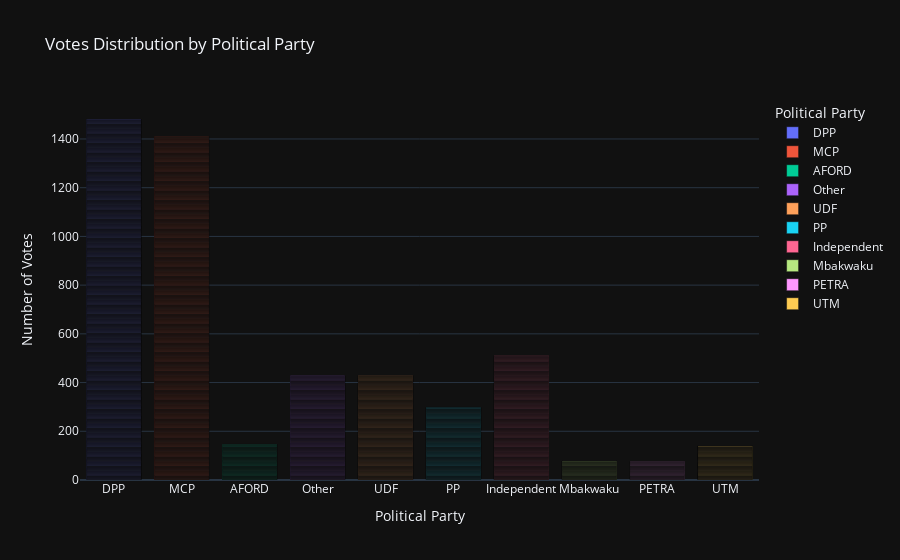

Notebook cell for this chart:
### Code cell
# 1. Barplot - Votes Count by Party
fig1 = px.bar(df, x='Voted_For', color='Voted_For',
              title='Votes Distribution by Political Party',
              labels={'Voted_For': 'Political Party', 'count': 'Number of Votes'})
fig1.update_layout(showlegend=True)
fig1.show()

### Figure 1 — Plotly figure (JSON) as saved in the notebook; plotly's stock layout.template omitted (floating-point values rounded to 4 significant figures; data arrays with more than 128 entries replaced by an {"elided": "..."} marker saying what was removed)
{"data": [{"alignmentgroup": "True", "hovertemplate": "Political Party=%{x}<br>Number of Votes=%{y}<extra></extra>", "legendgroup": "DPP", "marker": {"color": "#636efa", "pattern": {"shape": ""}}, "name": "DPP", "offsetgroup": "DPP", "orientation": "v", "showlegend": true, "textposition": "auto", "type": "bar", "x": {"elided": "1482 str values"}, "xaxis": "x", "y": {"elided": "1482 int values"}, "yaxis": "y"}, {"alignmentgroup": "True", "hovertemplate": "Political Party=%{x}<br>Number of Votes=%{y}<extra></extra>", "legendgroup": "MCP", "marker": {"color": "#EF553B", "pattern": {"shape": ""}}, "name": "MCP", "offsetgroup": "MCP", "orientation": "v", "showlegend": true, "textposition": "auto", "type": "bar", "x": {"elided": "1410 str values"}, "xaxis": "x", "y": {"elided": "1410 int values"}, "yaxis": "y"}, {"alignmentgroup": "True", "hovertemplate": "Political Party=%{x}<br>Number of Votes=%{y}<extra></extra>", "legendgroup": "AFORD", "marker": {"color": "#00cc96", "pattern": {"shape": ""}}, "name": "AFORD", "offsetgroup": "AFORD", "orientation": "v", "showlegend": true, "textposition": "auto", "type": "bar", "x": {"elided": "147 str values"}, "xaxis": "x", "y": {"elided": "147 int values"}, "yaxis": "y"}, {"alignmentgroup": "True", "hovertemplate": "Political Party=%{x}<br>Number of Votes=%{y}<extra></extra>", "legendgroup": "Other", "marker": {"color": "#ab63fa", "pattern": {"shape": ""}}, "name": "Other", "offsetgroup": "Other", "orientation": "v", "showlegend": true, "textposition": "auto", "type": "bar", "x": {"elided": "428 str values"}, "xaxis": "x", "y": {"elided": "428 int values"}, "yaxis": "y"}, {"alignmentgroup": "True", "hovertemplate": "Political Party=%{x}<br>Number of Votes=%{y}<extra></extra>", "legendgroup": "UDF", "marker": {"color": "#FFA15A", "pattern": {"shape": ""}}, "name": "UDF", "offsetgroup": "UDF", "orientation": "v", "showlegend": true, "textposition": "auto", "type": "bar", "x": {"elided": "429 str values"}, "xaxis": "x", "y": {"elided": "429 int values"}, "yaxis": "y"}, {"alignmentgroup": "True", "hovertemplate": "Political Party=%{x}<br>Number of Votes=%{y}<extra></extra>", "legendgroup": "PP", "marker": {"color": "#19d3f3", "pattern": {"shape": ""}}, "name": "PP", "offsetgroup": "PP", "orientation": "v", "showlegend": true, "textposition": "auto", "type": "bar", "x": {"elided": "298 str values"}, "xaxis": "x", "y": {"elided": "298 int values"}, "yaxis": "y"}, {"alignmentgroup": "True", "hovertemplate": "Political Party=%{x}<br>Number of Votes=%{y}<extra></extra>", "legendgroup": "Independent", "marker": {"color": "#FF6692", "pattern": {"shape": ""}}, "name": "Independent", "offsetgroup": "Independent", "orientation": "v", "showlegend": true, "textposition": "auto", "type": "bar", "x": {"elided": "511 str values"}, "xaxis": "x", "y": {"elided": "511 int values"}, "yaxis": "y"}, {"alignmentgroup": "True", "hovertemplate": "Political Party=%{x}<br>Number of Votes=%{y}<extra></extra>", "legendgroup": "Mbakwaku", "marker": {"color": "#B6E880", "pattern": {"shape": ""}}, "name": "Mbakwaku", "offsetgroup": "Mbakwaku", "orientation": "v", "showlegend": true, "textposition": "auto", "type": "bar", "x": ["Mbakwaku", "Mbakwaku", "Mbakwaku", "Mbakwaku", "Mbakwaku", "Mbakwaku", "Mbakwaku", "Mbakwaku", "Mbakwaku", "Mbakwaku", "Mbakwaku", "Mbakwaku", "Mbakwaku", "Mbakwaku", "Mbakwaku", "Mbakwaku", "Mbakwaku", "Mbakwaku", "Mbakwaku", "Mbakwaku", "Mbakwaku", "Mbakwaku", "Mbakwaku", "Mbakwaku", "Mbakwaku", "Mbakwaku", "Mbakwaku", "Mbakwaku", "Mbakwaku", "Mbakwaku", "Mbakwaku", "Mbakwaku", "Mbakwaku", "Mbakwaku", "Mbakwaku", "Mbakwaku", "Mbakwaku", "Mbakwaku", "Mbakwaku", "Mbakwaku", "Mbakwaku", "Mbakwaku", "Mbakwaku", "Mbakwaku", "Mbakwaku", "Mbakwaku", "Mbakwaku", "Mbakwaku", "Mbakwaku", "Mbakwaku", "Mbakwaku", "Mbakwaku", "Mbakwaku", "Mbakwaku", "Mbakwaku", "Mbakwaku", "Mbakwaku", "Mbakwaku", "Mbakwaku", "Mbakwaku", "Mbakwaku", "Mbakwaku", "Mbakwaku", "Mbakwaku", "Mbakwaku", "Mbakwaku", "Mbakwaku", "Mbakwaku", "Mbakwaku", "Mbakwaku", "Mbakwaku", "Mbakwaku", "Mbakwaku", "Mbakwaku", "Mbakwaku", "Mbakwaku", "Mbakwaku", "Mbakwaku"], "xaxis": "x", "y": [1, 1, 1, 1, 1, 1, 1, 1, 1, 1, 1, 1, 1, 1, 1, 1, 1, 1, 1, 1, 1, 1, 1, 1, 1, 1, 1, 1, 1, 1, 1, 1, 1, 1, 1, 1, 1, 1, 1, 1, 1, 1, 1, 1, 1, 1, 1, 1, 1, 1, 1, 1, 1, 1, 1, 1, 1, 1, 1, 1, 1, 1, 1, 1, 1, 1, 1, 1, 1, 1, 1, 1, 1, 1, 1, 1, 1, 1], "yaxis": "y"}, {"alignmentgroup": "True", "hovertemplate": "Political Party=%{x}<br>Number of Votes=%{y}<extra></extra>", "legendgroup": "PETRA", "marker": {"color": "#FF97FF", "pattern": {"shape": ""}}, "name": "PETRA", "offsetgroup": "PETRA", "orientation": "v", "showlegend": true, "textposition": "auto", "type": "bar", "x": ["PETRA", "PETRA", "PETRA", "PETRA", "PETRA", "PETRA", "PETRA", "PETRA", "PETRA", "PETRA", "PETRA", "PETRA", "PETRA", "PETRA", "PETRA", "PETRA", "PETRA", "PETRA", "PETRA", "PETRA", "PETRA", "PETRA", "PETRA", "PETRA", "PETRA", "PETRA", "PETRA", "PETRA", "PETRA", "PETRA", "PETRA", "PETRA", "PETRA", "PETRA", "PETRA", "PETRA", "PETRA", "PETRA", "PETRA", "PETRA", "PETRA", "PETRA", "PETRA", "PETRA", "PETRA", "PETRA", "PETRA", "PETRA", "PETRA", "PETRA", "PETRA", "PETRA", "PETRA", "PETRA", "PETRA", "PETRA", "PETRA", "PETRA", "PETRA", "PETRA", "PETRA", "PETRA", "PETRA", "PETRA", "PETRA", "PETRA", "PETRA", "PETRA", "PETRA", "PETRA", "PETRA", "PETRA", "PETRA", "PETRA", "PETRA", "PETRA", "PETRA"], "xaxis": "x", "y": [1, 1, 1, 1, 1, 1, 1, 1, 1, 1, 1, 1, 1, 1, 1, 1, 1, 1, 1, 1, 1, 1, 1, 1, 1, 1, 1, 1, 1, 1, 1, 1, 1, 1, 1, 1, 1, 1, 1, 1, 1, 1, 1, 1, 1, 1, 1, 1, 1, 1, 1, 1, 1, 1, 1, 1, 1, 1, 1, 1, 1, 1, 1, 1, 1, 1, 1, 1, 1, 1, 1, 1, 1, 1, 1, 1, 1], "yaxis": "y"}, {"alignmentgroup": "True", "hovertemplate": "Political Party=%{x}<br>Number of Votes=%{y}<extra></extra>", "legendgroup": "UTM", "marker": {"color": "#FECB52", "pattern": {"shape": ""}}, "name": "UTM", "offsetgroup": "UTM", "orientation": "v", "showlegend": true, "textposition": "auto", "type": "bar", "x": {"elided": "140 str values"}, "xaxis": "x", "y": {"elided": "140 int values"}, "yaxis": "y"}], "layout": {"barmode": "relative", "legend": {"title": {"text": "Political Party"}, "tracegroupgap": 0}, "showlegend": true, "title": {"text": "Votes Distribution by Political Party"}, "xaxis": {"anchor": "y", "categoryarray": ["DPP", "MCP", "AFORD", "Other", "UDF", "PP", "Independent", "Mbakwaku", "PETRA", "UTM"], "categoryorder": "array", "domain": [0, 1], "title": {"text": "Political Party"}}, "yaxis": {"anchor": "x", "domain": [0, 1], "title": {"text": "Number of Votes"}}}}
